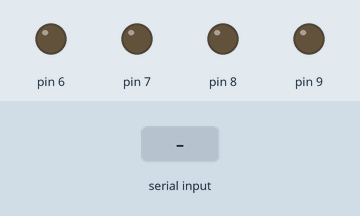
Simulated run of this sketch. Board: Arduino Uno, built with avr-gcc and run on an emulated ATmega328P. Parts: output pins drawn as LEDs (lit = HIGH). The inputs (shaded band) are chosen by the test bench.

Above: at 1.2 s.
1.3 s: "1" received over Serial
At 2.5 s:
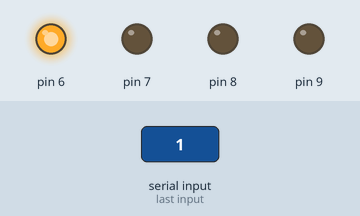
2.8 s: "2" received over Serial
At 3.7 s:
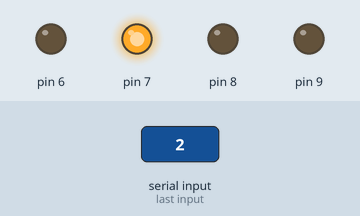
4.3 s: "3" received over Serial
At 4.8 s:
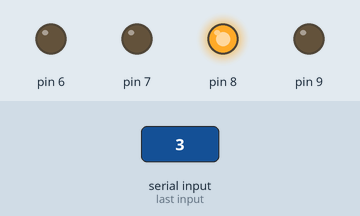
Timing chart, 0 to 7.3 s (numbered marks = the images above; inputs shaded):
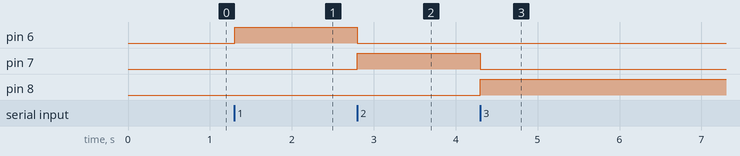

The sketch:

PROJECT-3.ino
```cpp
void setup() {
  Serial.begin(9600);
  pinMode(6,OUTPUT);
  pinMode(7,OUTPUT);
  pinMode(8,OUTPUT);
  pinMode(9,OUTPUT);
}

void loop() {
  char data;
  data=Serial.read();
    if(data=='1'){
      digitalWrite(6,HIGH);
      digitalWrite(7,LOW);
      digitalWrite(8,0);
      digitalWrite(9,LOW);
    }
    else if(data=='2'){
      digitalWrite(7,HIGH);
      digitalWrite(6,LOW);
      digitalWrite(8,0);
      digitalWrite(9,LOW);
    }
    else if(data=='3'){
      digitalWrite(8,HIGH);
      digitalWrite(9,LOW);
      digitalWrite(6,0);
      digitalWrite(7,LOW);
    }
    else if(data=='4'){
      digitalWrite(8,HIGH);
      digitalWrite(9,LOW);
      digitalWrite(6,0);
      digitalWrite(7,LOW);
    }
  }
```

Measured:
- after the input at 1.3 s, pin 6: LOW → HIGH at once
- after the input at 2.8 s, pin 6: HIGH → LOW at once; pin 7: LOW → HIGH at once
- after the input at 4.3 s, pin 7: HIGH → LOW at once; pin 8: LOW → HIGH at once
